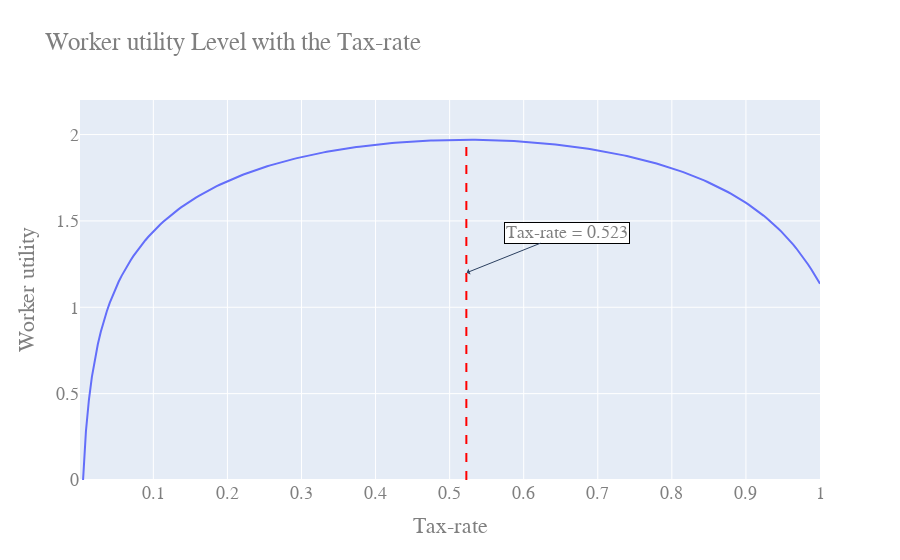

The notebook cell saved with this chart:
### Markdown cell above
To determine the socially optimal tax rate that maximizes worker utility, we extract the utility level for each possible tax rate and utilize np.argmax to identify the highest utility level.

Then we plot the resuts:

### Code cell
# Calculate utility for each tau value
utility_values = []
for tau in tau_grid:
    result = Problem1.numerical_lagrangian_optimization(tau)
    utility = result[2]
    utility_values.append(utility)

# Find the tau value that maximizes utility
max_utility_index = np.argmax(utility_values)
optimal_tau = tau_grid[max_utility_index]

# Plotting the utility values
fig = go.Figure()
fig.add_trace(go.Scatter(x=tau_grid, y=utility_values, name='Worker utility'))
fig.update_layout(
    title="Worker utility Level with the Tax-rate",
    xaxis_title="Tax-rate",
    yaxis_title="Worker utility",
    yaxis=dict(range=[0, 2.2]),
    font=dict(
        family="Courier New, monospace",
        size=18,
        color="#7f7f7f"
    )
)

# Mark the tau level that maximizes utility
fig.add_shape(
    type="line",
    x0=optimal_tau,
    x1=optimal_tau,
    y0=0,
    y1=max(utility_values),
    line=dict(
        color="red",
        dash="dash",
    ),
    name='Optimal Tax-rate'
)

# Add label for optimal tau level
fig.add_annotation(
    x=0.523,
    y=1.2,
    text=f"Tax-rate = {optimal_tau:.3f}",
    showarrow=True,
    arrowhead=1,
    ax=100,
    ay=-40,
    bgcolor="white",
    bordercolor="black",
    borderwidth=1,
)

fig.show()

# Print the optimal tau value
print(f"The socially optimal tax rate that maximizes worker utility is: {optimal_tau:.5f}")

### Figure 1 — Plotly figure (JSON) as saved in the notebook; plotly's stock layout.template omitted (floating-point values rounded to 4 significant figures; data arrays with more than 128 entries replaced by an {"elided": "..."} marker saying what was removed)
{"data": [{"name": "Worker utility", "type": "scatter", "x": {"elided": "250 float values"}, "y": {"elided": "250 float values"}}], "layout": {"annotations": [{"arrowhead": 1, "ax": 100, "ay": -40, "bgcolor": "white", "bordercolor": "black", "borderwidth": 1, "showarrow": true, "text": "Tax-rate = 0.523", "x": 0.523, "y": 1.2}], "font": {"color": "#7f7f7f", "family": "Courier New, monospace", "size": 18}, "shapes": [{"line": {"color": "red", "dash": "dash"}, "name": "Optimal Tax-rate", "type": "line", "x0": 0.5226, "x1": 0.5226, "y0": 0, "y1": 1.97}], "title": {"text": "Worker utility Level with the Tax-rate"}, "xaxis": {"title": {"text": "Tax-rate"}}, "yaxis": {"range": [0, 2.2], "title": {"text": "Worker utility"}}}}
